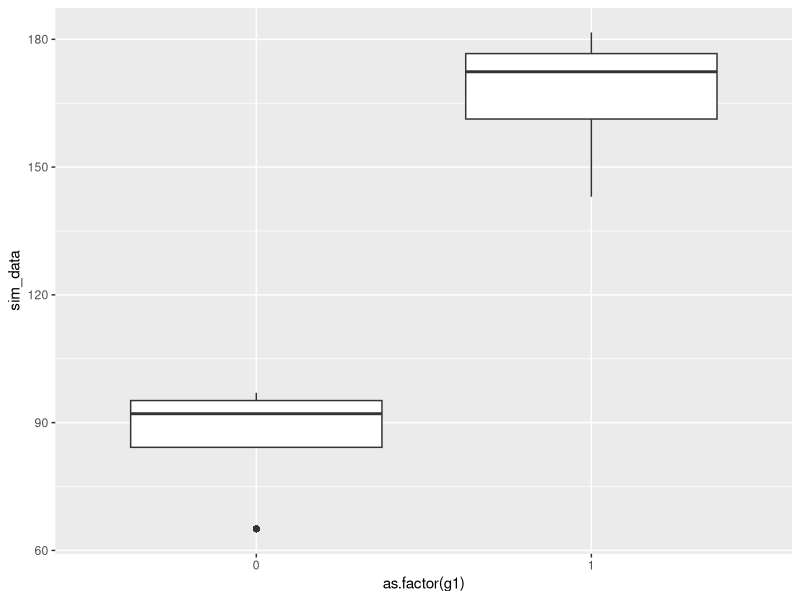
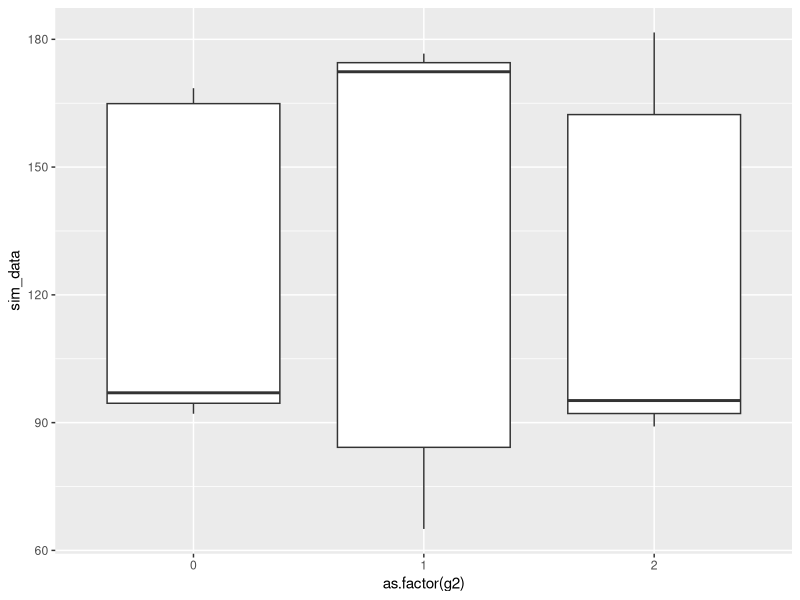
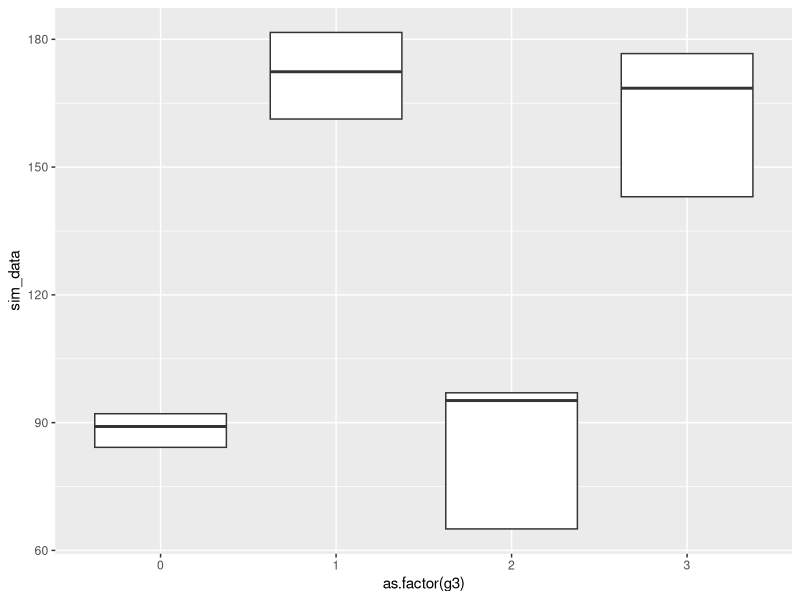
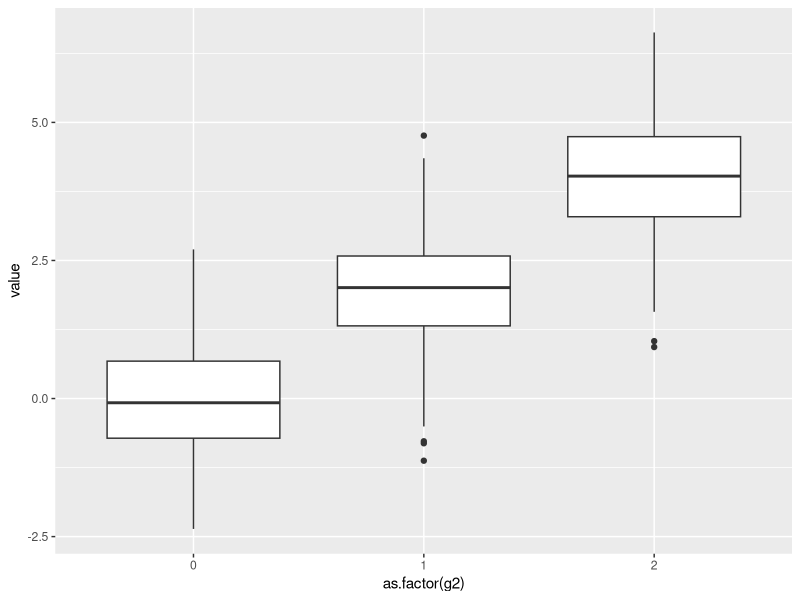
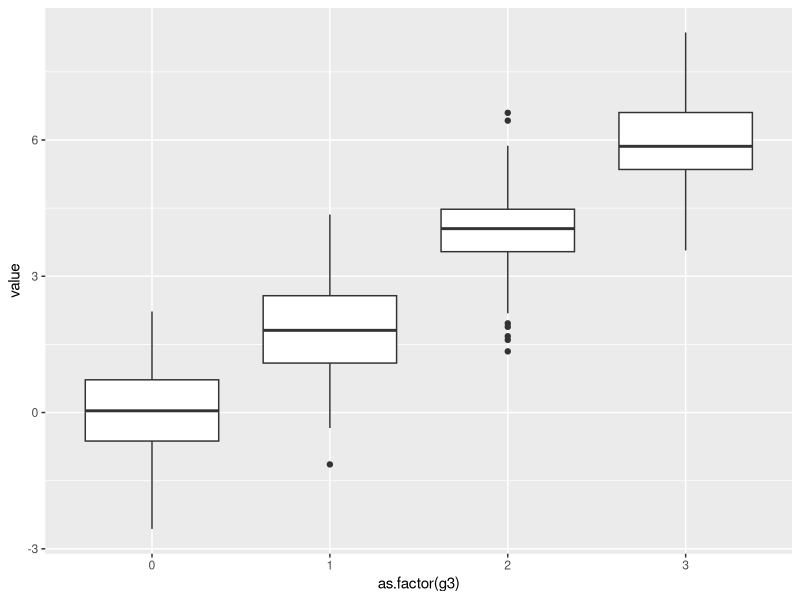
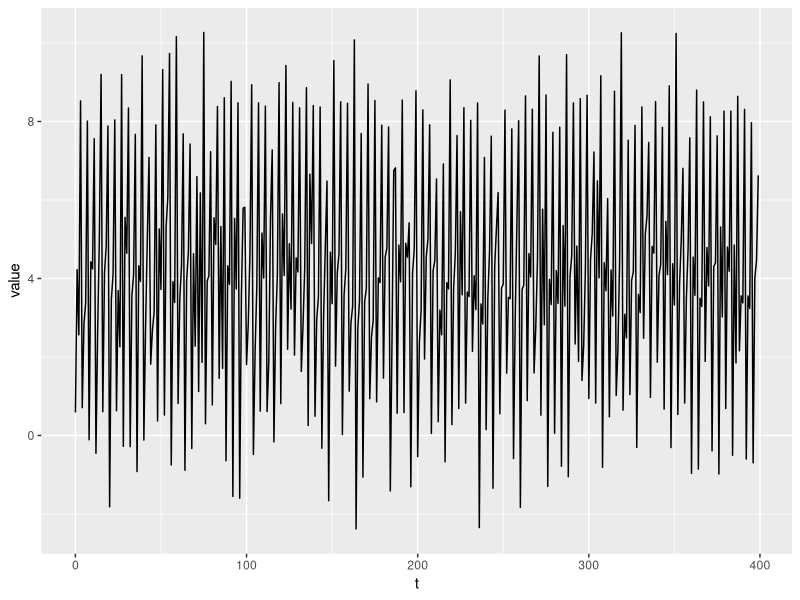
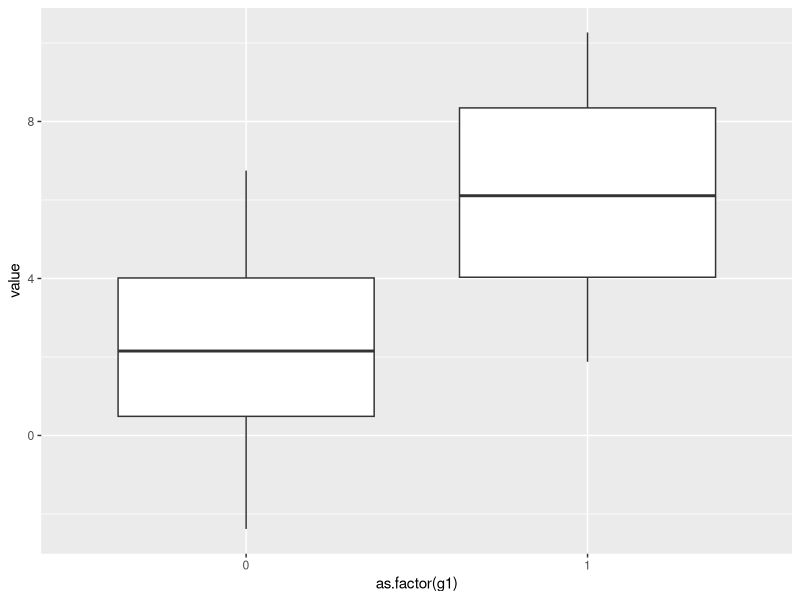
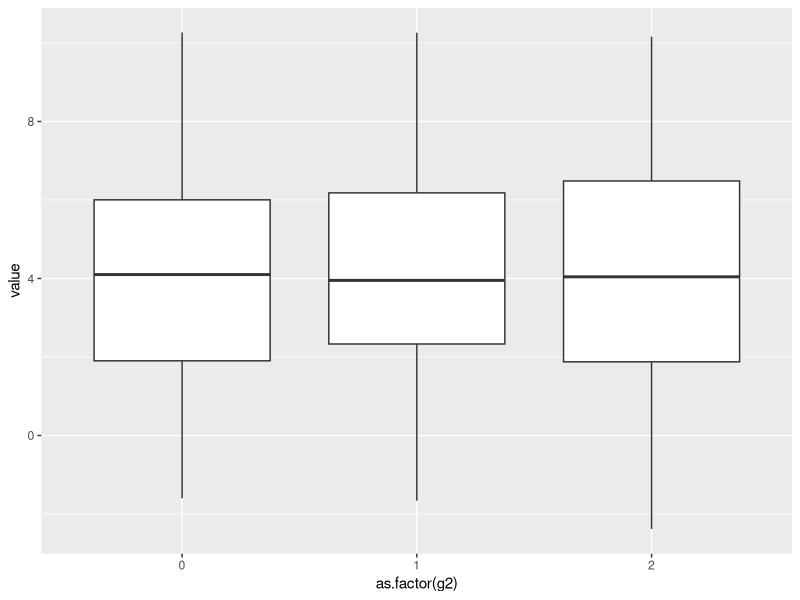

R code for these plots, in order:
## ---- chunk 1
knitr::opts_chunk$set(echo = TRUE)
library(tidyverse)
library(distributional)
## ---- chunk 2
T <- seq(0, 500, 1)
g1 <- T %%2
g2 <- T %%3

g3 <- T %%4
data <- tibble::tibble(T, g1, g2, g3)

generate_dist <- function(x){
  if(x==0) 
    sim_dist <- distributional::dist_normal(0,1)
  if(x==1)
    sim_dist <- distributional::dist_normal(2,1)
  if(x==2)
    sim_dist <- distributional::dist_normal(4,1)
  if(x==3)
    sim_dist <- distributional::dist_normal(6,1)
  return(sim_dist)
}

set.seed(12345)

y <- data %>% group_split(g1)
sim_data_g1 <- map(seq_len(length(y)), 
      function(z){
  univec =  y %>% magrittr::extract2(z,) %>% select(T, g1)
  value = univec %>% distinct(g1) %>% pull(g1)
  return_value = generate_dist(value) %>% distributional::generate(nrow(univec)) %>% unlist() %>% as_tibble() %>% set_names("value") %>% 
    bind_cols(univec)
  }) %>% bind_rows() %>% select(T, g1, value)

g2_value = generate(dist_normal(mu = 0, sigma = 1), times = nrow(sim_data_g1)) %>% unlist() %>% as_tibble() %>% set_names("g2_value")

g3_value = generate(dist_normal(mu = 2, sigma = 1), times = nrow(sim_data_g1)) %>% unlist() %>% as_tibble() %>% set_names("g3_value")
                    

total_data <- sim_data_g1 %>% 
  arrange(T) %>% 
  left_join(data) %>% 
  rename("g1_value" = "value") %>% 
  bind_cols(g2_value, g3_value) %>% 
  select(T, g1, g2, g3, everything()) %>% 
  group_by(g1, g2, g3) %>% 
  mutate(sim_data = sum(g1_value, g2_value, g3_value))


ggplot(total_data, aes(x = as.factor(g1), y = sim_data)) + geom_boxplot()
ggplot(total_data, aes(x = as.factor(g2), y = sim_data)) + geom_boxplot()
ggplot(total_data, aes(x = as.factor(g3), y = sim_data)) + geom_boxplot()

## ---- chunk 3
y <- data %>% group_split(g2)
  
sim_data_g2 <- map(seq_len(length(y)), 
      function(z){
  univec =  y %>% magrittr::extract2(z,) %>% select(T, g2)
  value = univec %>% distinct(g2) %>% pull(g2)
  return_value = generate_dist(value) %>% distributional::generate(nrow(univec)) %>% unlist() %>% as_tibble() %>% set_names("value") %>% 
    bind_cols(univec)
  }) %>% bind_rows() %>% select(T, g2, value)

ggplot(sim_data_g2, aes(x = as.factor(g2), y = value)) + geom_boxplot()
## ---- chunk 4
y <- data %>% group_split(g3)
  
sim_data_g3 <- map(seq_len(length(y)), 
      function(z){
  univec =  y %>% magrittr::extract2(z,) %>% select(T, g3)
  value = univec %>% distinct(g3) %>% pull(g3)
  return_value = generate_dist(value) %>% distributional::generate(nrow(univec)) %>% unlist() %>% as_tibble() %>% set_names("value") %>% 
    bind_cols(univec)
  }) %>% bind_rows() %>% select(T, g3, value)

ggplot(sim_data_g3, aes(x = as.factor(g3), y = value)) + geom_boxplot()
## ---- chunk 5
set.seed(12345)
dist <- dist_normal(mu = c(0,4,4,8), sigma = 1)
numbers <- generate(dist, times = 100)


timeseries <- numbers%>% unlist() %>% matrix(ncol = 4, nrow = 100, byrow = FALSE) %>% t() %>% 
  matrix(ncol=1, byrow = TRUE)

timeseries <- as_tibble(timeseries) %>% set_names("value") %>% bind_cols(t = seq(0, 399, 1))
ggplot(timeseries, aes(x = t, y = value)) + geom_line()


t <- seq(0,399, 1)
g1 <- t %%2
g2 <- t %%3

g3 <- t %%4
data <- tibble::tibble(t, g1, g2, g3) %>% left_join(timeseries)

ggplot(data, aes(x = as.factor(g1), y = value)) + geom_boxplot()
ggplot(data, aes(x = as.factor(g2), y = value)) + geom_boxplot()
ggplot(data, aes(x = as.factor(g3), y = value)) + geom_boxplot()

## ---- chunk 6
set.seed(12345)
dist <- dist_normal(mu = c(0,2,4), sigma = 1)
numbers <- generate(dist, times = 100)


timeseries <- numbers%>% unlist() %>% matrix(ncol = 3, nrow = 100, byrow = FALSE) %>% t() %>% 
  matrix(ncol=1, byrow = TRUE)

timeseries <- as_tibble(timeseries) %>% set_names("value") %>% bind_cols(t = seq(0, 299, 1))
ggplot(timeseries, aes(x = t, y = value)) + geom_line()


t <- seq(0,299, 1)
g1 <- t %%2
g2 <- t %%3

g3 <- t %%4
data <- tibble::tibble(t, g1, g2, g3) %>% left_join(timeseries)

ggplot(data, aes(x = as.factor(g1), y = value)) + geom_boxplot()
ggplot(data, aes(x = as.factor(g2), y = value)) + geom_boxplot()
ggplot(data, aes(x = as.factor(g3), y = value)) + geom_boxplot()
